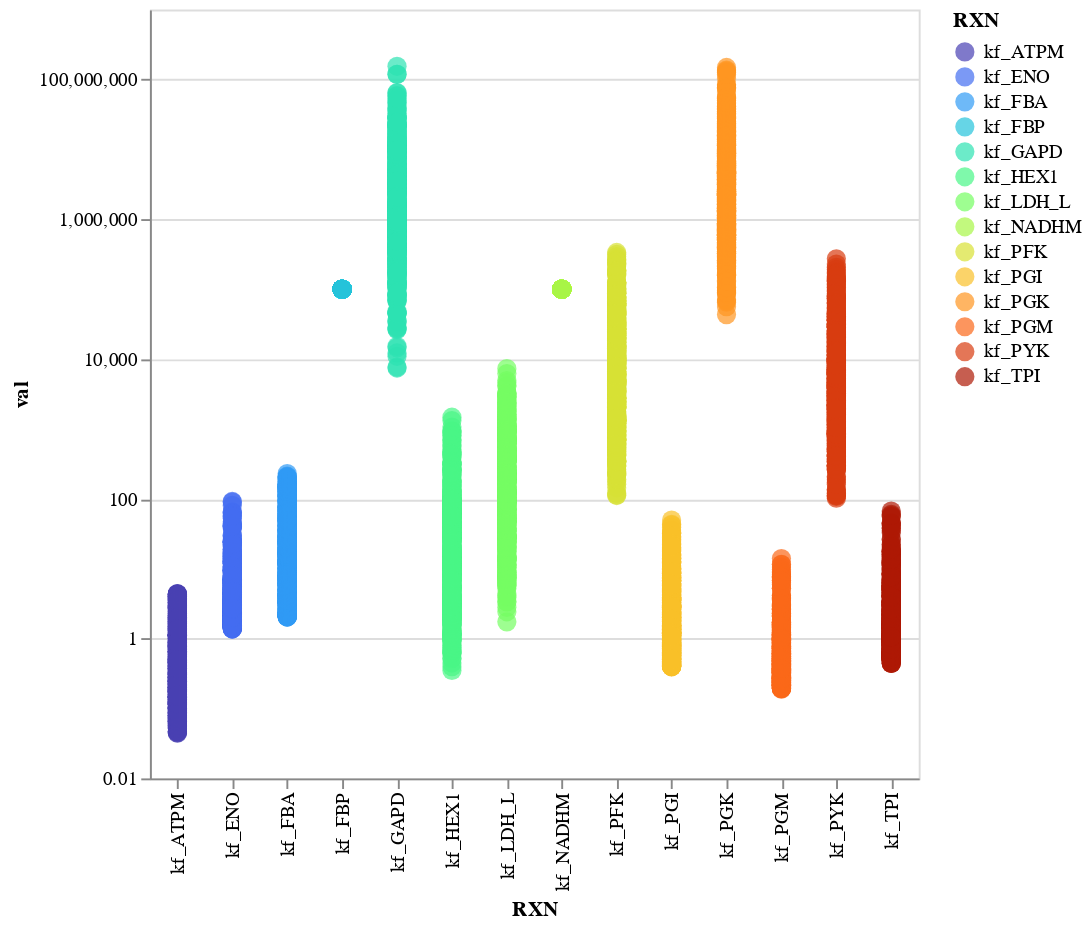

Here is the notebook cell this chart was saved with:
### Code cell
alt.data_transformers.disable_max_rows()
fig = alt.Chart(data_vis).mark_circle(size= 100).encode(
    alt.X("RXN", axis=alt.Axis( tickCount=5), scale=alt.Scale(type='log')),
    alt.Y('val',axis=alt.Axis( tickCount=5), 
    scale=alt.Scale(type='log')), 

    alt.Color('RXN', scale=alt.Scale(scheme='turbo')), 
    tooltip=['RXN', "val"]
).properties(
    width=400,
    height=400).interactive()
fig

### Figure 1 — Vega-Lite specification as saved in the notebook (floating-point values rounded to 4 significant figures; data arrays with more than 128 entries replaced by an {"elided": "..."} marker saying what was removed)
{"config": {"view": {"continuousWidth": 400, "continuousHeight": 300}}, "data": {"name": "data-4f04b76a94e246df82e59cc97997a1c1"}, "mark": {"type": "circle", "size": 100}, "encoding": {"color": {"field": "RXN", "scale": {"scheme": "turbo"}, "type": "nominal"}, "tooltip": [{"field": "RXN", "type": "nominal"}, {"field": "val", "type": "quantitative"}], "x": {"axis": {"tickCount": 5}, "field": "RXN", "scale": {"type": "log"}, "type": "nominal"}, "y": {"axis": {"tickCount": 5}, "field": "val", "scale": {"type": "log"}, "type": "quantitative"}}, "height": 400, "selection": {"selector002": {"type": "interval", "bind": "scales", "encodings": ["x", "y"]}}, "width": 400, "$schema": "https://vega.github.io/schema/vega-lite/v4.17.0.json", "datasets": {"data-4f04b76a94e246df82e59cc97997a1c1": {"elided": "7014 records"}}}
